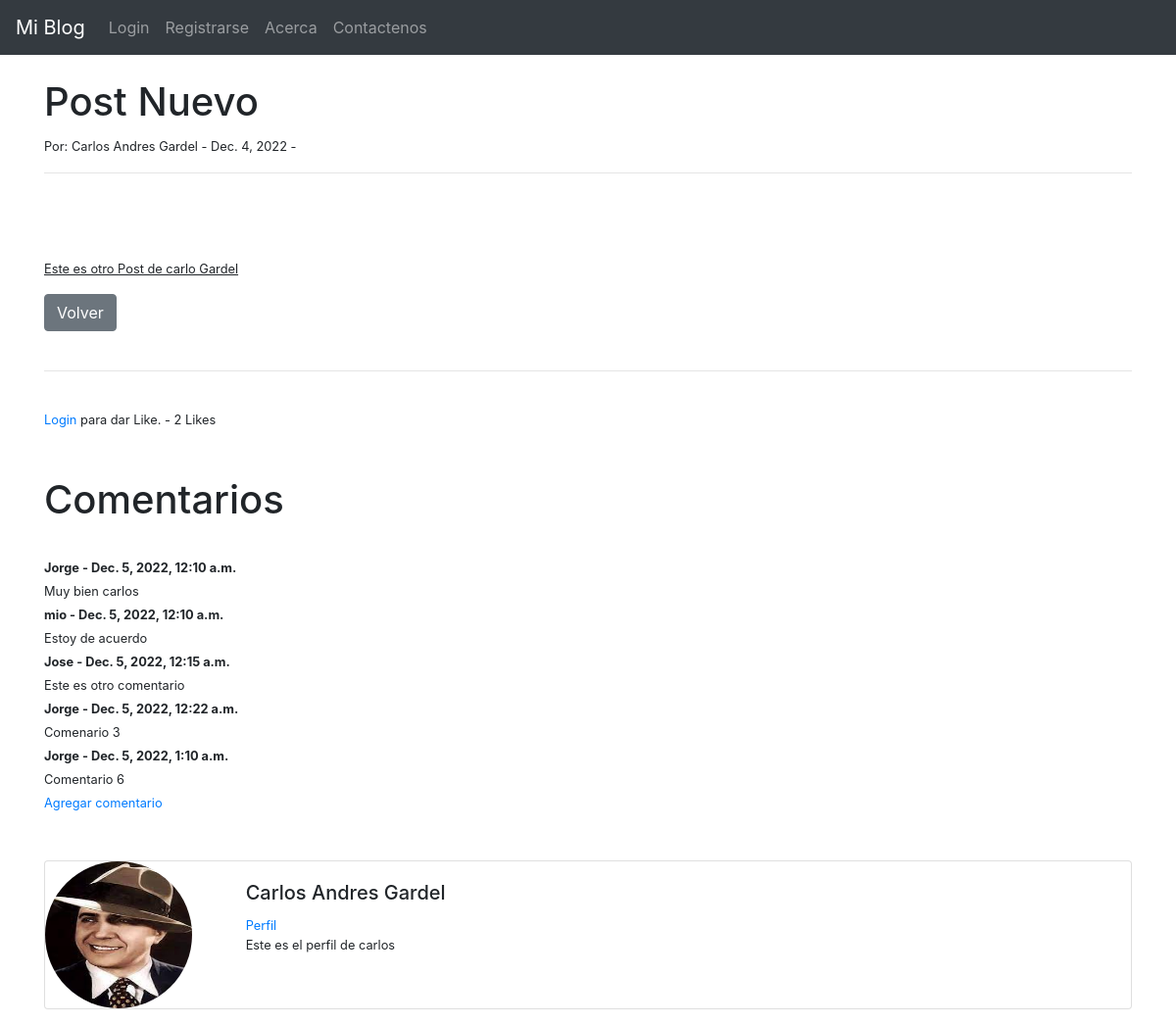
Page /article/24 on the committed database.
### primerblog/models.py (models this page shows, shortened)
class Post(models.Model):
    title = models.CharField(max_length=100)
    header_image = models.ImageField(null=True, blank=True, upload_to="images/")
    sub_title = models.CharField(max_length=100)
    author = models.ForeignKey(User, on_delete=models.CASCADE)
    body = RichTextField(blank=True, null=True)
    post_date = models.DateField(auto_now_add=True)
    likes = models.ManyToManyField(User, related_name="blog_posts")
    def total_likes(self):
        return self.likes.count()

class Comment(models.Model):
    post = models.ForeignKey(Post, related_name="comments", on_delete=models.CASCADE)
    name = models.CharField(max_length=100)
    body = models.TextField()
    date_added = models.DateTimeField(auto_now_add=True)

class Profile(models.Model):
    user = models.OneToOneField(User, null= True, on_delete=models.CASCADE)
    bio = models.TextField()
    profile_pic = models.ImageField(null=True, blank=True, upload_to="images/profile/")

### primerblog/views.py (the view)
# urls.py: path("article/<int:pk>", ArticleDetailView.as_view(), name="article-detail"),
class ArticleDetailView(DetailView):
    model = Post
    template_name = "article_details.html"
    def get_context_data(self, *args,**kwargs):
        context = super(ArticleDetailView, self).get_context_data()
        stuff = get_object_or_404(Post, id=self.kwargs['pk'])
        total_likes = stuff.total_likes()
        liked = False
        if stuff.likes.filter(id=self.request.user.id).exists():
            liked = True
        context["total_likes"] = total_likes
        context["liked"] = liked
        return context

### primerblog/templates/article_details.html (shortened to what this page needs)
{% extends "base.html" %}
{% load static %}
{% block content %}
    <h1>{{ post.title}}</h1>
    <small>Por: {{post.author.first_name }} {{post.author.last_name }} - {{ post.post_date}} -
        <hr>
    <br/>
    <br/><br/>
    {{ post.body|safe }}
    <a href="{% url "home" %}" class="btn btn-secondary">Volver</a>
<br><br/>
<hr>
<br/>
<form action="{% url "like_post" post.pk %}" method="POST">
    {% if user.is_authenticated %}
        {% if liked %}
            <button type ="submit", name="post_id", value ="{{ post.id }}", class="btn btn-danger btn-sm"> No Like </button>
        {% else %}
            <button type ="submit", name="post_id", value ="{{ post.id }}", class="btn btn-primary btn-sm"> Like </button>
        {% endif %}
    {% else %}
        <a href="{% url "login" %}">Login</a> para dar Like.
    {% endif %}
        - {{ total_likes }} Likes
    </form>
<br/><br/>
<h1> Comentarios</h1>
    {% if not post.comments.all %}
        Sin comentarios aun <a href="{% url "add_comment" post.pk %}"> Agregar uno</a>
    {% else %}
        {% for comment in post.comments.all %}
        <br/>
            <strong> {{ comment.name }} - {{ comment.date_added }} </strong>
            <br/>
            {{ comment.body}}
        {% endfor %}
            <br/>
            <a href="{% url "add_comment" post.pk %}"> Agregar comentario</a><br/>
    {% endif %}
    <br/>
    <br/>
    <div class="card mb-3">
        <div class="row no-gutters">
        <div class="col-md-2">
    {% if post.author.profile.profile_pic %}
            <img src="{{post.author.profile.profile_pic.url }}" class="rounded-circle" width=150 height=150 class="rounded-circle">
    {% else %}
            <img src="{% static "primerblog/images/descarga.jpg" %}" class="card-img">
    {% endif %}
        </div>
      <div class="col-md-10">
        <div class="card-body">
          <h5 class="card-title">{{post.author.first_name }} {{post.author.last_name }} </h5>
          <a href="{% url "show_profile_page" post.author.profile.id %}"> Perfil</a>
          <p class="card-text">{{post.author.profile.bio }}</p>
        </div>
      </div>
    </div>
  </div>
    {% endblock %}

### primerblog/templates/base.html (shortened to what this page needs)
{% load static %}
<!doctype html>
<html lang="en">
  <head>
    <link rel="stylesheet" href="https://cdn.jsdelivr.net/npm/bootstrap@4.4.1/dist/css/bootstrap.min.css">
  </head>
  <body>
    <nav class="navbar navbar-expand-lg navbar-dark bg-dark">
        <a class="navbar-brand" href="{% url "home" %}">Mi Blog</a>
        <div class="collapse navbar-collapse" id="navbarSupportedContent">
          <ul class="navbar-nav mr-auto">
          {% if user.is_authenticated %}
            <li class="nav-item">
              <a class="nav-link" href="{% url "add_post" %}">Agregar Post</a>
            </li>
            <li class="nav-item dropdown">
              <a class="nav-link dropdown-toggle" href="#" id="navbarDropdown" role="button" data-toggle="dropdown" aria-haspopup="true" aria-expanded="false">
                Perfil
              </a>
              <div class="dropdown-menu" aria-labelledby="navbarDropdown">
                <a class="dropdown-item" href="{% url "edit_profile" %}">Editar</a>
              {% if user.profile.id %}
                <a class="dropdown-item" href="{% url "edit_profile_page" user.profile.id %}">Editar bio y Foto</a>
                <a class="dropdown-item" href="{% url "show_profile_page" user.profile.id %}">Mostrar Perfil</a>
              {% else %}
                <a class="dropdown-item" href="{% url "create_profile_page" %}">Crear Perfil</a>
              {% endif %}
              </div>
            </li>
            <li class="nav-item">
              <a class="nav-link" href="{% url "logout" %}">Salir</a>
            </li>
            </ul>
                  <ul class="navbar-nav ml-auto">
                  <li class="nav-item">
                  <p style="color: beige;"> Bienvenid@: {{ user.first_name}} {{ user.last_name }}</p>
                    </a>
                  </li>
                  </ul>
          {% else %}
              <li class="nav-item">
                <a class="nav-link" href="{% url "login" %}">Login</a>
              </li>
            <li class="nav-item">
              <a class="nav-link" href="{% url "register" %}">Registrarse</a>
            </li>
            <ul class="navbar-nav ml-auto">
                <li class="nav-item">
                <a class="nav-link" href="{% url "about" %}">Acerca</a>
              </li>
              <li class="nav-item ml-auto">
                <a class="nav-link" href="{% url "contact" %}">Contactenos</a>
              </li>
            </ul>
          {% endif %}
        </div>
      </nav>
<br/>
        <div class="container">
{% block content %}
           {% endblock %}
        </div>
  </body>
</html>

### rows in the picture
Post: title "Post Nuevo", author.first_name "Carlos Andres", author.last_name "Gardel", post_date "Dec. 4, 2022", body "Este es otro Post de carlo Gardel", author.profile.profile_pic (picture), author.profile.bio "Este es el perfil de carlos"
Comment: name "Jorge", date_added "Dec. 5, 2022, 12:10 a.m.", body "Muy bien carlos"
Comment: name "mio", date_added "Dec. 5, 2022, 12:10 a.m.", body "Estoy de acuerdo"
Comment: name "Jose", date_added "Dec. 5, 2022, 12:15 a.m.", body "Este es otro comentario"
Comment: name "Jorge", date_added "Dec. 5, 2022, 12:22 a.m.", body "Comenario 3"
Comment: name "Jorge", date_added "Dec. 5, 2022, 1:10 a.m.", body "Comentario 6"

### other values in the picture
{{ total_likes }} "2"
